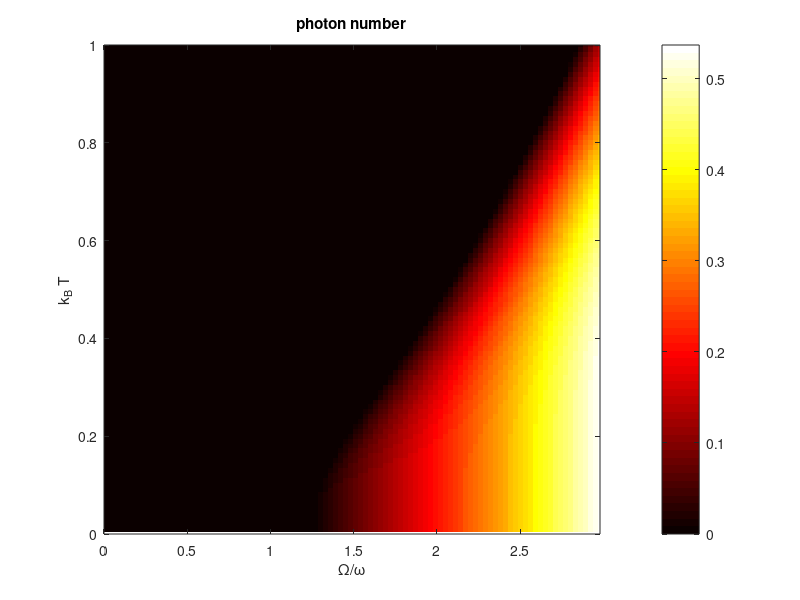

Source code (MATLAB):
%% This is the program to determine the Dicke phase diagram according to the 
%    transedantal equation
clear
clc
%close all
clf
% units are taken to be \hbar=m=k_B=1
kr = 0.22;
delta = 0.2;
aO = 0.01:0.03:3;
aT = 0.01:0.01:1; 
for nO = 1:length(aO)
    OmegaTilde = aO(nO);
omega_c = 1; % --> equivalent to delta_R
for nT = 1:length(aT)
T = aT(nT);
beta = 1/T;

maxKZ = 10;

eta = @(y) sqrt(1+(OmegaTilde/2/delta)^2*y);
S = @(y) 2*cosh(beta*delta*eta(y));
FirstOrder = @(y) -delta*omega_c/(OmegaTilde)^2*8+tanh(beta*delta*eta(y))./eta(y);
[y0,fval]=fsolve(FirstOrder, 0.0, optimset('Display','off'));
phi = @(y) -beta*omega_c*y+log(S(y));
% figure(1)
% ay = 0:0.1:1;
% for y = ay
%     scatter(y,phi(y))
%     hold on
% end
% hold off
% xlabel('y')
% ylabel('\phi(y)')
    if y0>0
        photon(nO,nT) = y0;
    else
        photon(nO,nT) = 0;
    end
end
end
figure(4)
set(gca,'fontsize',16)
imagesc(aO,aT,photon')
xlabel('\Omega/\omega')
ylabel('k_B T')
set(gca,'YDir','normal')
%zlabel('photon number')
%axis([0 max(aO) 0 max(aT) 0 max(max(photon))])
axis([0 max(aO) 0 max(aT)])
colorbar
colormap(hot)
title('photon number')
%save Dicke.mat


